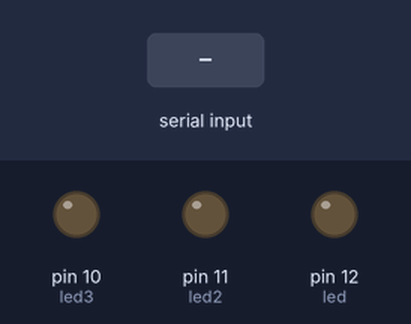
The sketch below on a simulated Arduino Uno, built with avr-gcc and run on an emulated ATmega328P. Parts: output pins drawn as LEDs (lit = HIGH). The inputs (shaded band) are chosen by the test bench.

Above: at 1.2 s.
1.3 s: "a" received over Serial
At 1.8 s:
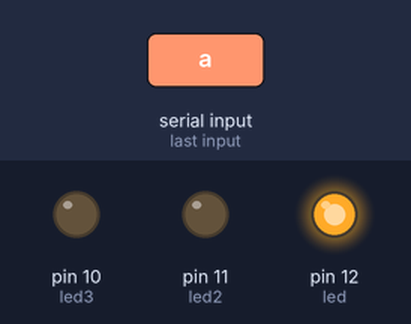
2.8 s: "s" received over Serial
At 4.0 s:
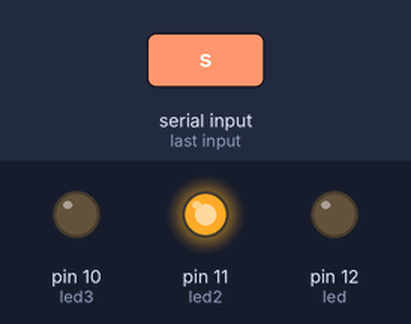
4.3 s: "d" received over Serial
At 5.3 s:
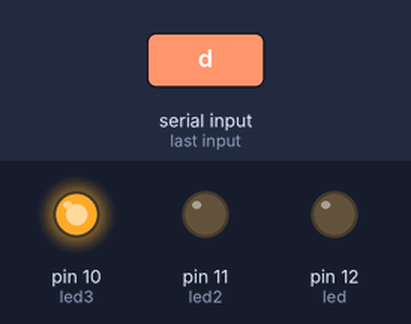
5.8 s: "f" received over Serial
At 6.4 s:
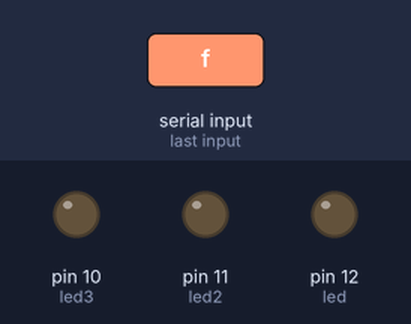
Timing chart, 0 to 8.3 s (numbered marks = the images above; inputs shaded):
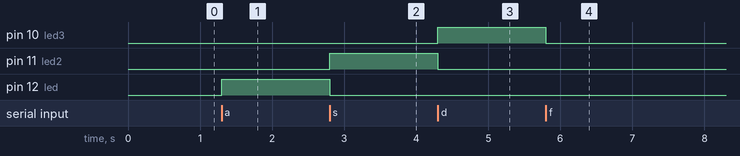

The sketch:

ArduinoLedGambas.ino
```cpp
int led = 12;
int led2 = 11;
int led3 = 10;
char letra;

// the setup routine runs once when you press reset:
void setup() {
  // initialize the digital pin as an output.
  pinMode(led, OUTPUT);
  pinMode(led2, OUTPUT);
  pinMode(led3, OUTPUT);
  Serial.begin(9600);
}
void loop(){
  letra=Serial.read();
  if (letra=='a'){
    digitalWrite(led,HIGH);
    digitalWrite(led2,LOW);
    digitalWrite(led3,LOW);
  }
   else if (letra=='s'){
    digitalWrite(led,LOW);
    digitalWrite(led2,HIGH);
    digitalWrite(led3,LOW);
  }
  if (letra=='d'){
    digitalWrite(led,LOW);
    digitalWrite(led2,LOW);
    digitalWrite(led3,HIGH);
  }
   else if (letra=='f'){
    digitalWrite(led,LOW);
    digitalWrite(led2,LOW);
    digitalWrite(led3,LOW);
  }
}
```

Measured:
- after the input at 1.3 s, pin 12 (led): LOW → HIGH at once
- after the input at 2.8 s, pin 11 (led2): LOW → HIGH at once; pin 12 (led): HIGH → LOW at once
- after the input at 4.3 s, pin 10 (led3): LOW → HIGH at once; pin 11 (led2): HIGH → LOW at once
- after the input at 5.8 s, pin 10 (led3): HIGH → LOW at once
